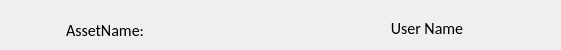
   <widget class="QFrame" name="AssetLong_Frame">
    <property name="geometry">
     <rect>
      <x>140</x>
      <y>210</y>
      <width>561</width>
      <height>50</height>
     </rect>
    </property>
    <property name="frameShape">
     <enum>QFrame::NoFrame</enum>
    </property>
    <property name="frameShadow">
     <enum>QFrame::Plain</enum>
    </property>
    <property name="lineWidth">
     <number>0</number>
    </property>
    <widget class="QPushButton" name="ASL_buttonB1">
     <property name="geometry">
      <rect>
       <x>230</x>
       <y>20</y>
       <width>18</width>
       <height>18</height>
      </rect>
     </property>
     <property name="autoFillBackground">
      <bool>false</bool>
     </property>
     <property name="text">
      <string/>
     </property>
     <property name="icon">
      <iconset>
       <normaloff>../UI/button_Asset_concept_01.png</normaloff>
       <normalon>../UI/button_Asset_concept_02.png</normalon>
       <activeon>../UI/button_Asset_concept_02.png</activeon>
       <selectedon>../UI/button_Asset_concept_01.png</selectedon>../UI/button_Asset_concept_01.png</iconset>
     </property>
     <property name="iconSize">
      <size>
       <width>18</width>
       <height>18</height>
      </size>
     </property>
     <property name="checkable">
      <bool>true</bool>
     </property>
     <property name="flat">
      <bool>true</bool>
     </property>
    </widget>
    <widget class="QPushButton" name="ASL_buttonB2">
     <property name="enabled">
      <bool>true</bool>
     </property>
     <property name="geometry">
      <rect>
       <x>250</x>
       <y>20</y>
       <width>18</width>
       <height>18</height>
      </rect>
     </property>
     <property name="autoFillBackground">
      <bool>false</bool>
     </property>
     <property name="text">
      <string/>
     </property>
     <property name="icon">
      <iconset>
       <normaloff>../UI/button_Asset_mod_01.png</normaloff>
       <normalon>../UI/button_Asset_mod_02.png</normalon>
       <selectedon>../UI/button_Asset_mod_01.png</selectedon>../UI/button_Asset_mod_01.png</iconset>
     </property>
     <property name="iconSize">
      <size>
       <width>18</width>
       <height>18</height>
      </size>
     </property>
     <property name="checkable">
      <bool>true</bool>
     </property>
     <property name="flat">
      <bool>true</bool>
     </property>
    </widget>
    <widget class="QPushButton" name="ASL_buttonB3">
     <property name="enabled">
      <bool>true</bool>
     </property>
     <property name="geometry">
      <rect>
       <x>270</x>
       <y>20</y>
       <width>18</width>
       <height>18</height>
      </rect>
     </property>
     <property name="autoFillBackground">
      <bool>false</bool>
     </property>
     <property name="text">
      <string/>
     </property>
     <property name="icon">
      <iconset>
       <normaloff>../UI/button_Asset_Tex_01.png</normaloff>
       <normalon>../UI/button_Asset_Tex_02.png</normalon>
       <activeoff>../UI/button_Asset_Tex_01.png</activeoff>
       <activeon>../UI/button_Asset_Tex_02.png</activeon>
       <selectedoff>../UI/button_Asset_Tex_01.png</selectedoff>
       <selectedon>../UI/button_Asset_Tex_02.png</selectedon>../UI/button_Asset_Tex_01.png</iconset>
     </property>
     <property name="iconSize">
      <size>
       <width>18</width>
       <height>18</height>
      </size>
     </property>
     <property name="checkable">
      <bool>true</bool>
     </property>
     <property name="flat">
      <bool>true</bool>
     </property>
    </widget>
    <widget class="QPushButton" name="ASL_buttonB4">
     <property name="geometry">
      <rect>
       <x>290</x>
       <y>20</y>
       <width>18</width>
       <height>18</height>
      </rect>
     </property>
     <property name="autoFillBackground">
      <bool>false</bool>
     </property>
     <property name="text">
      <string/>
     </property>
     <property name="icon">
      <iconset>
       <normaloff>../UI/button_Asset_Rig_01.png</normaloff>
       <normalon>../UI/button_Asset_Rig_02.png</normalon>
       <selectedon>../UI/button_Asset_Rig_02.png</selectedon>../UI/button_Asset_Rig_01.png</iconset>
     </property>
     <property name="iconSize">
      <size>
       <width>18</width>
       <height>18</height>
      </size>
     </property>
     <property name="checkable">
      <bool>true</bool>
     </property>
     <property name="flat">
      <bool>true</bool>
     </property>
    </widget>
    <widget class="QPushButton" name="ASL_buttonC">
     <property name="geometry">
      <rect>
       <x>350</x>
       <y>0</y>
       <width>150</width>
       <height>50</height>
      </rect>
     </property>
     <property name="autoFillBackground">
      <bool>false</bool>
     </property>
     <property name="text">
      <string/>
     </property>
     <property name="icon">
      <iconset>
       <normaloff>../UI/userBlockB.png</normaloff>
       <normalon>../UI/userBlockB_check.png</normalon>
       <activeon>../UI/userBlockB_check.png</activeon>
       <selectedon>../UI/userBlockB_check.png</selectedon>../UI/userBlockB.png</iconset>
     </property>
     <property name="iconSize">
      <size>
       <width>150</width>
       <height>50</height>
      </size>
     </property>
     <property name="checkable">
      <bool>true</bool>
     </property>
     <property name="flat">
      <bool>true</bool>
     </property>
    </widget>
    <widget class="QLabel" name="ASL_labelB">
     <property name="geometry">
      <rect>
       <x>362</x>
       <y>20</y>
       <width>130</width>
       <height>16</height>
      </rect>
     </property>
     <property name="minimumSize">
      <size>
       <width>130</width>
       <height>16</height>
      </size>
     </property>
     <property name="maximumSize">
      <size>
       <width>130</width>
       <height>16</height>
      </size>
     </property>
     <property name="font">
      <font>
       <family>Calibri</family>
       <pointsize>12</pointsize>
      </font>
     </property>
     <property name="text">
      <string>User Name</string>
     </property>
     <property name="alignment">
      <set>Qt::AlignCenter</set>
     </property>
    </widget>
    <widget class="QPushButton" name="ASL_buttonA">
     <property name="geometry">
      <rect>
       <x>0</x>
       <y>0</y>
       <width>50</width>
       <height>50</height>
      </rect>
     </property>
     <property name="palette">
      <palette>
       <active>
        <colorrole role="Base">
         <brush brushstyle="SolidPattern">
          <color alpha="255">
           <red>255</red>
           <green>255</green>
           <blue>255</blue>
          </color>
         </brush>
        </colorrole>
       </active>
       <inactive>
        <colorrole role="Base">
         <brush brushstyle="SolidPattern">
          <color alpha="255">
           <red>255</red>
           <green>255</green>
           <blue>255</blue>
          </color>
         </brush>
        </colorrole>
       </inactive>
       <disabled>
        <colorrole role="Base">
         <brush brushstyle="SolidPattern">
          <color alpha="255">
           <red>255</red>
           <green>255</green>
           <blue>255</blue>
          </color>
         </brush>
        </colorrole>
       </disabled>
      </palette>
     </property>
     <property name="autoFillBackground">
      <bool>false</bool>
     </property>
     <property name="text">
      <string/>
     </property>
     <property name="icon">
      <iconset>
       <normaloff>../UI/user_block.png</normaloff>
       <normalon>../UI/user_block_Check.png</normalon>
       <activeoff>../UI/user_block.png</activeoff>
       <activeon>../UI/user_block_Check.png</activeon>
       <selectedoff>../UI/user_block.png</selectedoff>
       <selectedon>../UI/user_block_Check.png</selectedon>../UI/user_block.png</iconset>
     </property>
     <property name="iconSize">
      <size>
       <width>50</width>
       <height>50</height>
      </size>
     </property>
     <property name="checkable">
      <bool>true</bool>
     </property>
     <property name="flat">
      <bool>true</bool>
     </property>
    </widget>
    <widget class="QPushButton" name="ASL_buttonD1">
     <property name="enabled">
      <bool>false</bool>
     </property>
     <property name="geometry">
      <rect>
       <x>500</x>
       <y>2</y>
       <width>23</width>
       <height>23</height>
      </rect>
     </property>
     <property name="text">
      <string/>
     </property>
     <property name="icon">
      <iconset>
       <normaloff>../UI/user_block_B.png</normaloff>../UI/user_block_B.png</iconset>
     </property>
     <property name="iconSize">
      <size>
       <width>23</width>
       <height>28</height>
      </size>
     </property>
     <property name="checkable">
      <bool>true</bool>
     </property>
     <property name="flat">
      <bool>true</bool>
     </property>
    </widget>
    <widget class="QPushButton" name="ASL_buttonD2">
     <property name="enabled">
      <bool>false</bool>
     </property>
     <property name="geometry">
      <rect>
       <x>523</x>
       <y>2</y>
       <width>23</width>
       <height>23</height>
      </rect>
     </property>
     <property name="text">
      <string/>
     </property>
     <property name="icon">
      <iconset>
       <normaloff>../UI/user_block_C.png</normaloff>../UI/user_block_C.png</iconset>
     </property>
     <property name="iconSize">
      <size>
       <width>23</width>
       <height>28</height>
      </size>
     </property>
     <property name="checkable">
      <bool>true</bool>
     </property>
     <property name="flat">
      <bool>true</bool>
     </property>
    </widget>
    <widget class="QPushButton" name="ASL_buttonD3">
     <property name="enabled">
      <bool>false</bool>
     </property>
     <property name="geometry">
      <rect>
       <x>500</x>
       <y>25</y>
       <width>23</width>
       <height>23</height>
      </rect>
     </property>
     <property name="text">
      <string/>
     </property>
     <property name="icon">
      <iconset>
       <normaloff>../UI/userBlockE.png</normaloff>../UI/userBlockE.png</iconset>
     </property>
     <property name="iconSize">
      <size>
       <width>23</width>
       <height>28</height>
      </size>
     </property>
     <property name="checkable">
      <bool>true</bool>
     </property>
     <property name="flat">
      <bool>true</bool>
     </property>
    </widget>
    <widget class="QPushButton" name="ASL_buttonD4">
     <property name="enabled">
      <bool>false</bool>
     </property>
     <property name="geometry">
      <rect>
       <x>523</x>
       <y>25</y>
       <width>23</width>
       <height>23</height>
      </rect>
     </property>
     <property name="text">
      <string/>
     </property>
     <property name="icon">
      <iconset>
       <normaloff>../UI/user_block_D.png</normaloff>../UI/user_block_D.png</iconset>
     </property>
     <property name="iconSize">
      <size>
       <width>23</width>
       <height>28</height>
      </size>
     </property>
     <property name="checkable">
      <bool>true</bool>
     </property>
     <property name="flat">
      <bool>true</bool>
     </property>
    </widget>
    <widget class="QLabel" name="label">
     <property name="geometry">
      <rect>
       <x>50</x>
       <y>0</y>
       <width>300</width>
       <height>50</height>
      </rect>
     </property>
     <property name="maximumSize">
      <size>
       <width>300</width>
       <height>50</height>
      </size>
     </property>
     <property name="text">
      <string/>
     </property>
     <property name="pixmap">
      <pixmap>../UI/assetLong_A01.png</pixmap>
     </property>
     <property name="scaledContents">
      <bool>true</bool>
     </property>
    </widget>
    <widget class="QLabel" name="label_2">
     <property name="geometry">
      <rect>
       <x>66</x>
       <y>20</y>
       <width>81</width>
       <height>20</height>
      </rect>
     </property>
     <property name="font">
      <font>
       <family>Calibri</family>
       <pointsize>12</pointsize>
      </font>
     </property>
     <property name="text">
      <string>AssetName:</string>
     </property>
    </widget>
    <zorder>label</zorder>
    <zorder>ASL_buttonB1</zorder>
    <zorder>ASL_buttonB2</zorder>
    <zorder>ASL_buttonB3</zorder>
    <zorder>ASL_buttonB4</zorder>
    <zorder>ASL_buttonC</zorder>
    <zorder>ASL_labelB</zorder>
    <zorder>ASL_buttonA</zorder>
    <zorder>ASL_buttonD1</zorder>
    <zorder>ASL_buttonD2</zorder>
    <zorder>ASL_buttonD3</zorder>
    <zorder>ASL_buttonD4</zorder>
    <zorder>label_2</zorder>
   </widget>
